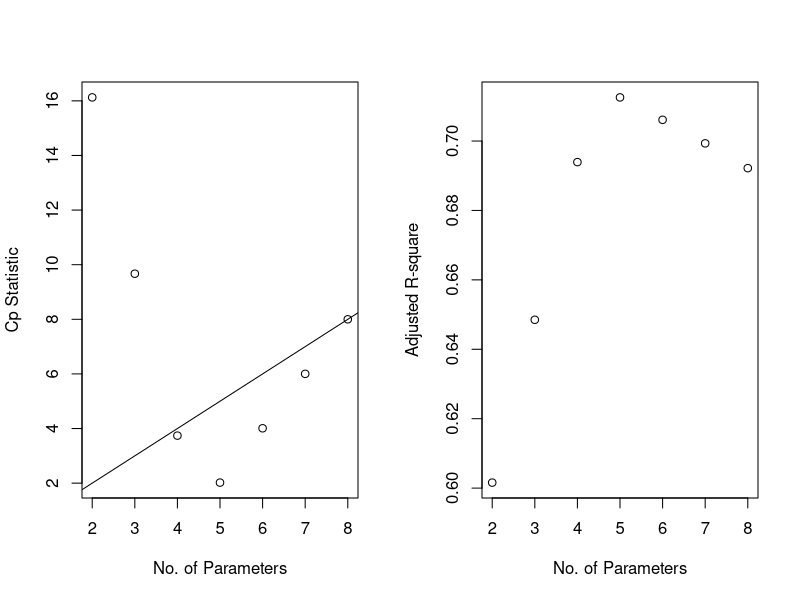
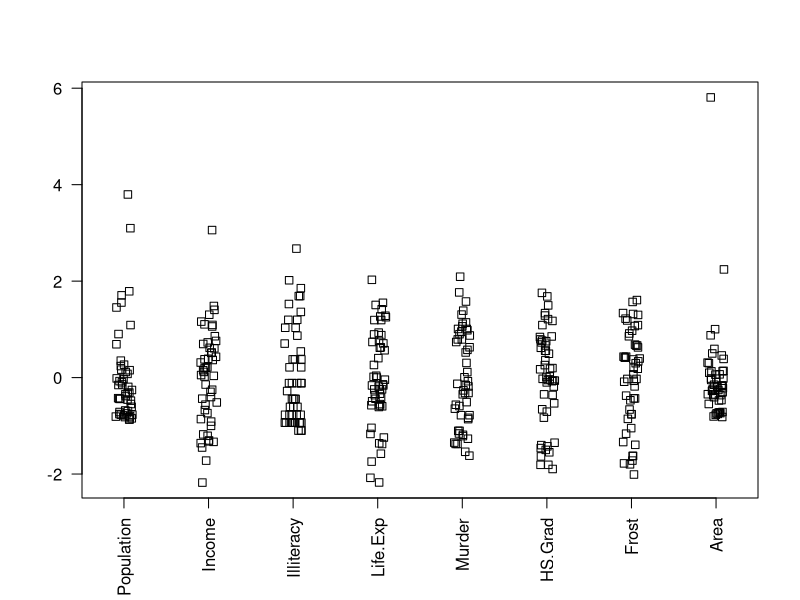

Write the R code that produced these figures, in order.
# Criterion-based variable selection (AIC, adjusted R^2, Mallows Cp), using the state data
# Packages: leaps for regsubsets() - install once with install.packages("leaps")

data(state)
statedata <- data.frame(state.x77, row.names = state.abb)
g <- lm(Life.Exp ~ ., data = statedata)

# ---- AIC ----
# step(): starting from the full model, repeatedly drops (or adds back) the term that
# lowers AIC = n log(RSS/n) + 2p the most, until no change helps
g_aic <- step(g)
print(formula(g_aic))
print(coef(g_aic))


# ---- Best subsets: adjusted R^2 and Mallows Cp ----
library(leaps)
# regsubsets(): for each model size, finds the subset of predictors with the smallest RSS
b <- regsubsets(Life.Exp ~ ., data = statedata)
rs <- summary(b)
print(rs)
# rs$which: TRUE/FALSE table of which variables are in the best model of each size
print(rs$which)

par(mfrow = c(1, 2))
# Cp against the number of parameters p; good models lie on or below the line Cp = p
plot(2:8, rs$cp, xlab = "No. of Parameters", ylab = "Cp Statistic")
abline(0, 1)
# Adjusted R^2 against p: pick the largest
plot(2:8, rs$adjr2, xlab = "No. of Parameters", ylab = "Adjusted R-square")
par(mfrow = c(1, 1))
print(rs$which[which.max(rs$adjr2), ])
print(round(cbind(p = 2:8, Cp = rs$cp, adjR2 = rs$adjr2), 3))


# ---- Sensitivity to unusual points ----
# lm.influence()$hat: the leverages; rev(sort()) lists them from largest down
h <- lm.influence(g)$hat
names(h) <- state.abb
print(round(rev(sort(h))[1:7], 3))

# Without Alaska (the highest-leverage state)
b <- regsubsets(Life.Exp ~ ., data = statedata[state.abb != "AK", ])
rs <- summary(b)
print(rs$which[which.max(rs$adjr2), ])

# ---- Sensitivity to transformations ----
# stripchart(): one column of jittered points per (standardised) variable, to spot skewness
stripchart(data.frame(scale(statedata)), vertical = TRUE, method = "jitter", las = 2)
# Population and Area are skewed, so try their logs
b <- regsubsets(Life.Exp ~ log(Population) + Income + Illiteracy + Murder + HS.Grad +
                  Frost + log(Area), data = statedata)
rs <- summary(b)
print(rs$which[which.max(rs$adjr2), ])
print(max(rs$adjr2))

# What it shows (numbers from the book):
# - AIC removes Area, Illiteracy and Income (the same order as backward
#   elimination) but keeps Population: Population + Murder + HS.Grad + Frost.
# - Best subsets: Murder for one predictor, + HS.Grad for two, + Frost for
#   three, + Population for four. The three- and four-predictor models both
#   lie on or below Cp = p. Adjusted R^2 is largest for the four-predictor
#   model (Population, Murder, HS.Grad, Frost).
# - Alaska has leverage 0.81. Without it, the adjusted R^2 choice also brings
#   in Area: the selected model depends on one state.
# - Using log(Population) and log(Area) changes the best model to
#   log(Population), Murder, HS.Grad, Frost, with adjusted R^2 = 0.717, the
#   highest so far.
# - Several models fit about equally well: use the criteria as a guide, then
#   compare their predictions, diagnostics and interpretability.
